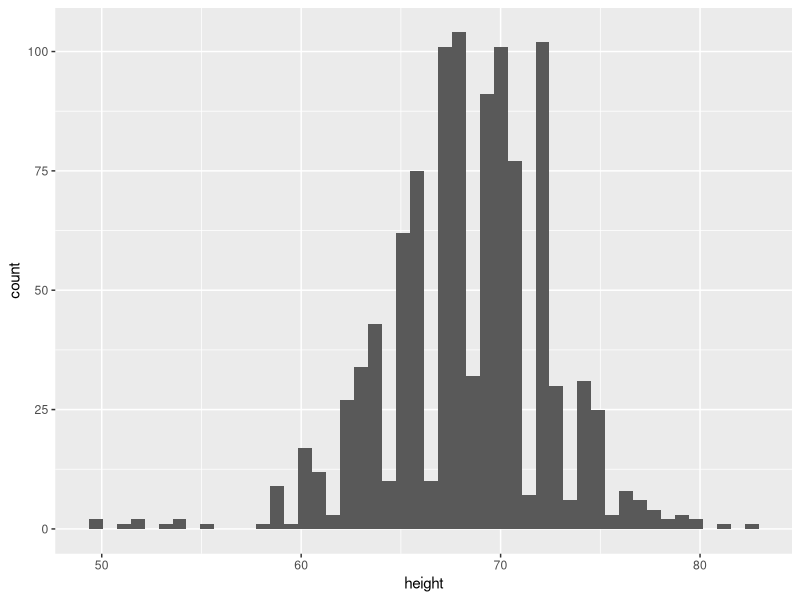
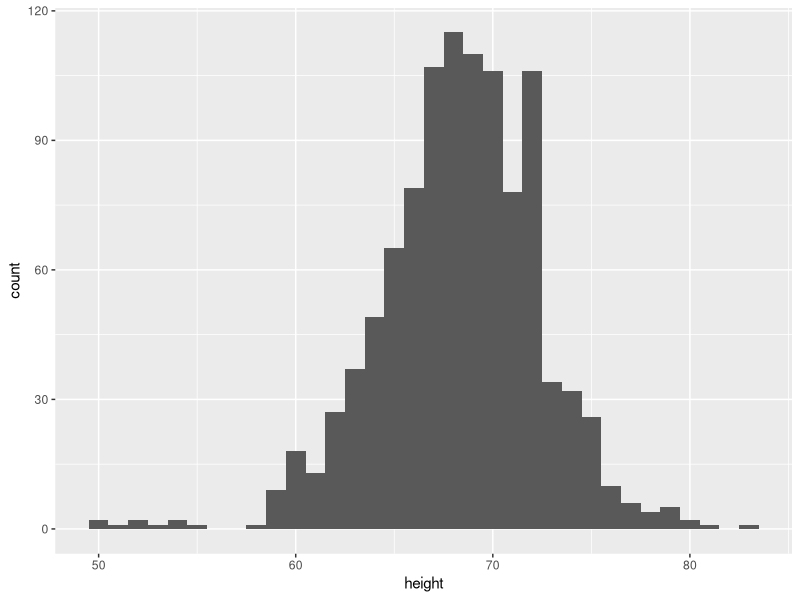
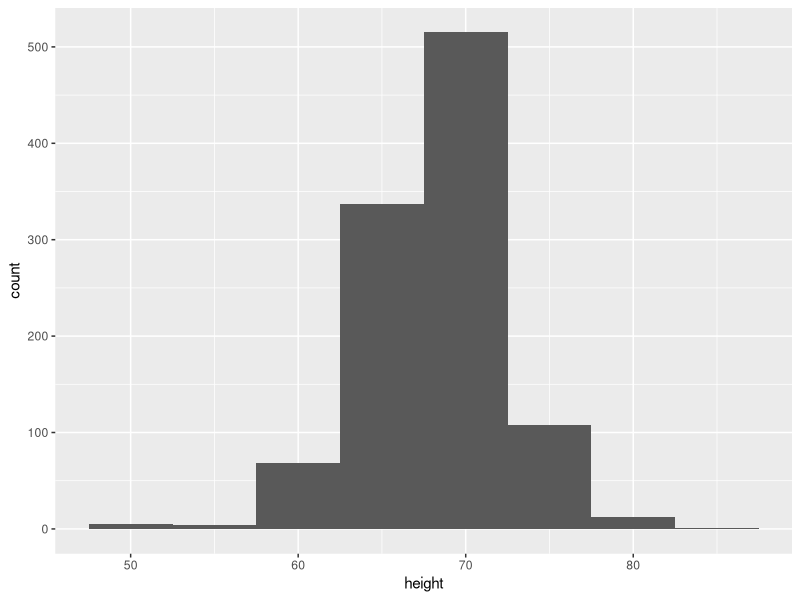
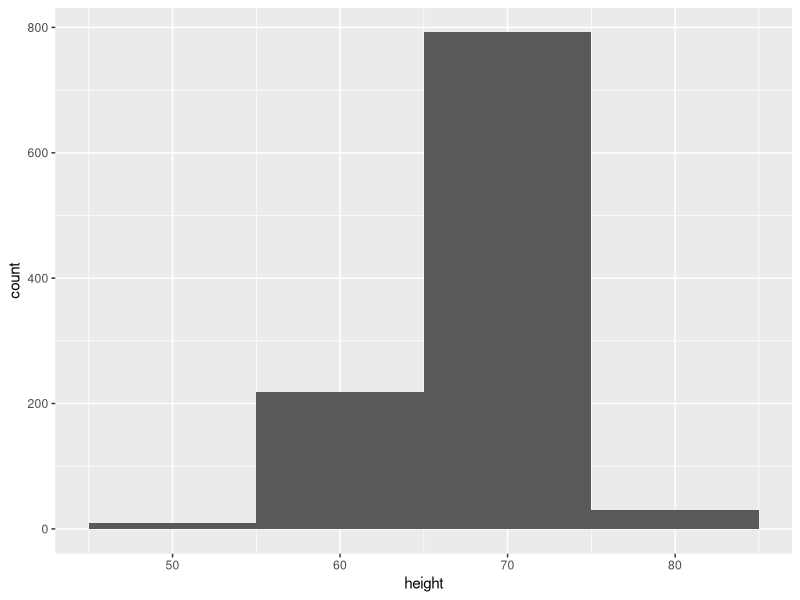
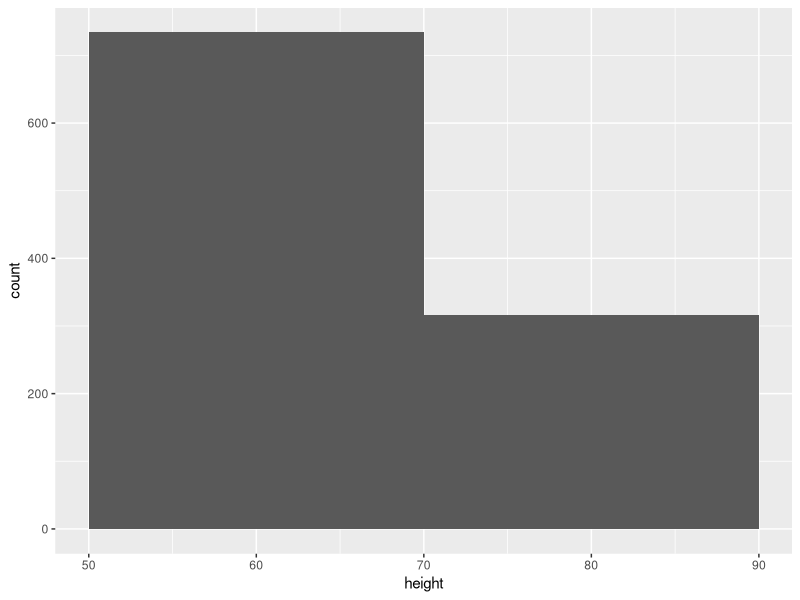
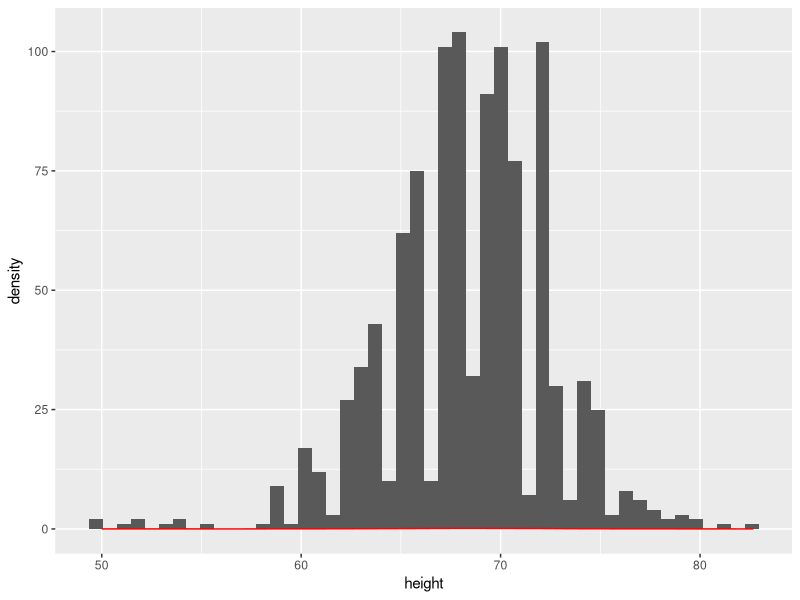
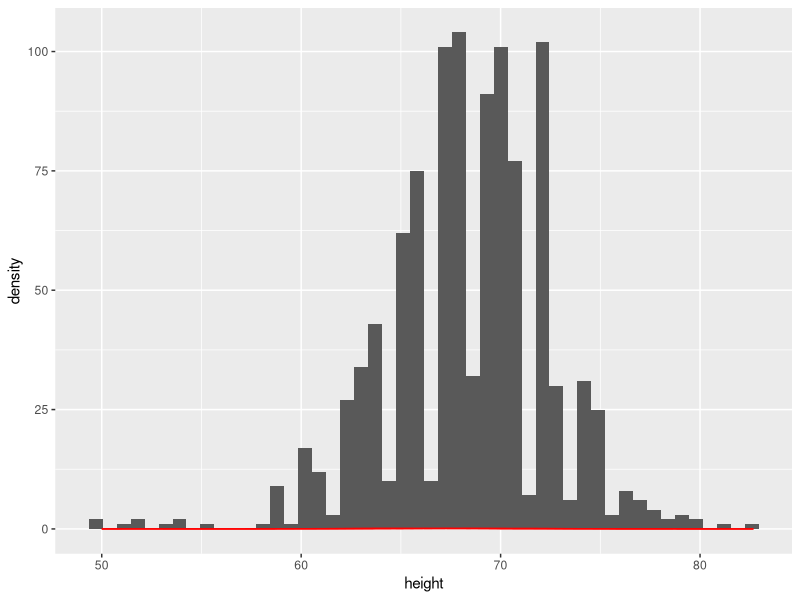
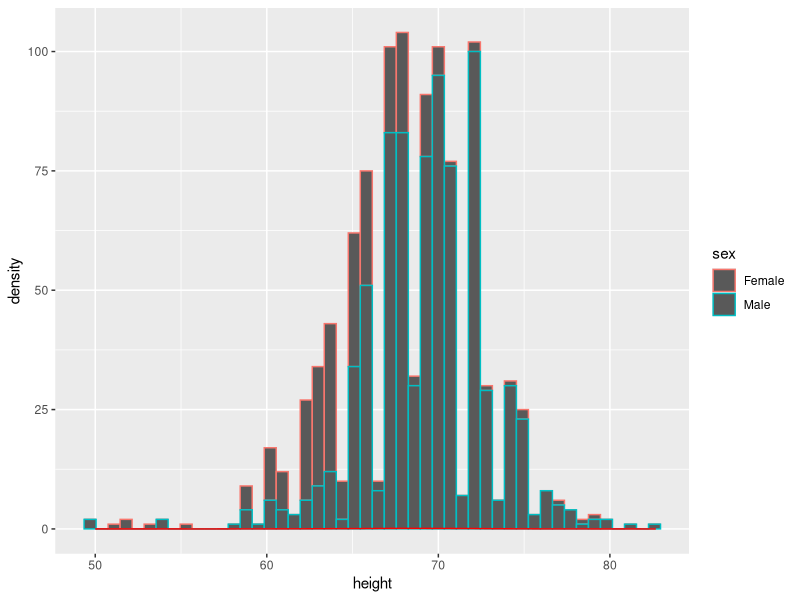

The R source for these figures, in order:
## ---- chunk 1
knitr::opts_chunk$set(echo = TRUE)
library(tidyverse)
## ---- chunk 2
#install.packages("dslabs")
library(dslabs) 

data(heights)
glimpse(heights)
## ---- chunk 3
humans_height <- ggplot(heights, mapping = aes(x = height)) 
humans_height + geom_histogram(binwidth = .7)

## ---- chunk 4
humans_height <- ggplot(heights, mapping = aes(x = height)) 
humans_height + geom_histogram(binwidth = 1)

humans_height <- ggplot(heights, mapping = aes(x = height)) 
humans_height + geom_histogram(binwidth = 5)

humans_height <- ggplot(heights, mapping = aes(x = height)) 
humans_height + geom_histogram(binwidth = 10)

humans_height <- ggplot(heights, mapping = aes(x = height)) 
humans_height + geom_histogram(binwidth = 20)
## ---- chunk 5
humans_height <- ggplot(heights, mapping = aes(x = height)) 
humans_height + geom_histogram(binwidth = .7) + geom_density(color = "red", size = .5)
## ---- chunk 6
humans_height <- ggplot(heights, mapping = aes(x = height, group = sex)) 
humans_height + geom_histogram(binwidth = .7) + geom_density(color = "red", size = .5)

## ---- chunk 7
humans_height <- ggplot(heights, mapping = aes(x = height, color = sex)) 
humans_height + geom_histogram(binwidth = .7) + geom_density(color = "red", size = .5)

## ---- chunk 8
humans_height <- ggplot(heights, mapping = aes(x = height, fill = sex, alpha = .5)) 
humans_height + geom_histogram(binwidth = .7) + geom_density(color = "red", size = .5)

## ---- chunk 9
humans_height <- ggplot(heights, mapping = aes(x = height, fill = sex, alpha = .5)) 

humans_height + geom_boxplot()
## ---- chunk 10
heights %>% 
  summarize(
    mean_height = mean(height),
    median_height = median(height)
  )

## ---- chunk 11
heights %>% 
  group_by(sex) %>% 
  summarize(
    mean_height = mean(height),
    median_height = median(height)) 

## ---- chunk 12

tallest_woman <- heights %>% 
  filter(sex == "Female") %>% 
  summarize(tallest_female = max(height))


shortest_man <- heights %>% 
  filter(sex == "Male") %>% 
  summarize(shortest_male = min(height))


tallest_woman
shortest_man

## ---- chunk 13
# install.packages("pscl")
library(pscl) # loads in the package that has this data. 
## You might need to install this...

# data for presidental elections
votedata <-  presidentialElections
glimpse(votedata)
## ---- chunk 14
votedata %>% 
  filter(year == 2000) %>% 
  ggplot(mapping = aes(x = demVote, y = state,)) + 
  geom_col()

## ---- chunk 15

votedata %>% 
  filter(year == 2000) %>% 
  ggplot(mapping = aes(x = demVote, y = state,)) + 
  geom_col() +
  coord_flip()

## ---- chunk 16
votedata %>% 
  filter(year == 2000) %>% 
  ggplot(mapping = aes(x = reorder(state, demVote), y = demVote)) + 
  geom_col() +
  coord_flip() 
## ---- chunk 17
votedata %>% 
  filter(year == 2000) %>% 
  ggplot(mapping = aes(x = reorder(state, demVote), y = demVote)) + 
  geom_col() +
  coord_flip() +
  facet_wrap(~south)

## ---- chunk 18
votedata %>% 
  filter(year == 2000) %>% 
  ggplot(mapping = aes(x = reorder(state, demVote), y = demVote, color = south)) +
  geom_col() +
  coord_flip() 

## ---- chunk 19
votedata %>% 
  filter(year %in% c(2008, 2016)) %>% 
  ggplot(mapping = aes(x = reorder(state, demVote), y = demVote, color = south)) +
  geom_col() +
  coord_flip() +
  labs(
    x = "State",
    y = "Democratic Vote (%)",
    title = "Democratic Vote Percentage by State (2000)" )+
  theme(legend.position = "bottom") +
  facet_wrap(~year)

## ---- chunk 20
votedata %>% 
  filter(year %in% c(2008, 2016)) %>% 
  ggplot(mapping = aes(x = reorder(state, demVote), y = demVote, color = south)) +
  geom_col() +
  coord_flip() +
  labs(
    x = "State",
    y = "Democratic Vote (%)",
    title = "Democratic Vote Percentage by State (2000)" )+
  theme(legend.position = "bottom") +
  facet_wrap(~year) +
  geom_hline(yintercept = 50)

## ---- chunk 21
library(maps)
votedata$state <- tolower(votedata$state)  ## states need to be lowercase for linking

states_map <- map_data("state") ## this gives us the lat and long for each point of each state.
  
map_plot <-  ggplot(data =  votedata %>% filter(year == 2008), aes(map_id = state)) +
    geom_map(aes(fill = demVote), map = states_map) +
    expand_limits(x = states_map$long, y = states_map$lat)
map_plot  
## ---- chunk 22
map_plot <-  ggplot(data =  votedata %>% filter(year == 2016), aes(map_id = state, color = south)) +
  geom_map(aes(fill = demVote), map = states_map)+
  expand_limits(x = states_map$long, y = states_map$lat)
map_plot  
## ---- chunk 23
#add color = south to the aes.

## ---- chunk 24
votedata %>% 
  group_by(year, south) %>% 
  summarize(Average_Dem_Vote = mean(demVote)) 

## ---- chunk 25
votedata %>% 
  group_by(year, south) %>% 
  summarize(Average_Dem_Vote = mean(demVote)) %>% 
  ggplot(mapping = aes(x= year, y= Average_Dem_Vote, color= south)) +
  geom_point() +
  geom_line() +
  labs(
    x = "Year",
    y = "Average Democratic Vote",
    title = "Yearly Average Democratic Votes for the North and the South"
  )

## ---- chunk 26
library(palmerpenguins)
glimpse(penguins)
## ---- chunk 27
ggplot(penguins, mapping = aes(x = body_mass_g, y = species))+
  geom_boxplot()

## ---- chunk 28
ggplot(penguins, mapping = aes(x = body_mass_g, y = species))+
  geom_point() +
  geom_boxplot()

## ---- chunk 29
ggplot(penguins, mapping = aes(x = body_mass_g, y = species))+
  geom_boxplot() +
  geom_jitter()

## ---- chunk 30

ggplot(penguins, mapping = aes(x = body_mass_g, y = species))+
  geom_point() +
  geom_boxplot(alpha = .5)

## ---- chunk 31

ggplot(penguins, mapping = aes(x = body_mass_g, y = species))+
  geom_point() +
  geom_violin()

## ---- chunk 32
glimpse(penguins)
count_per_sex_specices <- penguins %>% 
  group_by(sex, species) %>% 
  count()
  
avg_mass <- penguins %>% 
  group_by(island) %>% 
  summarize(mean(body_mass_g, na.rm = TRUE))

avg_bill_sex <- penguins %>% 
  group_by(sex) %>% 
  summarize(mean(bill_length_mm, na.rm = TRUE))

female_len_dep <- penguins %>% 
  group_by(sex == "Females") %>% 
ggplot(penguins, mapping = aes(x = bill_length_mm, y= bill_depth_mm)) + geom_point()

len_body_mass <- ggplot(penguins, mapping = aes(x = flipper_length_mm, y= body_mass_g, color = species)) +
  geom_point()+
  facet_wrap(~island)

den_flip_length <- ggplot(penguins, mapping = aes(x = flipper_length_mm, color = sex))+
  geom_density(alpha = .5)+
  labs(
    title = "Density of Body Mass by Year",
    x = "Body Mass (g)",
    y = "Density")

den_body_mass <- ggplot(penguins, aes(x = body_mass_g, color = factor(year))) + 
  geom_density(alpha = 0.5) +
  labs(
    title = "Density of Body Mass by Year",
    x = "Body Mass (g)",
    y = "Density")
